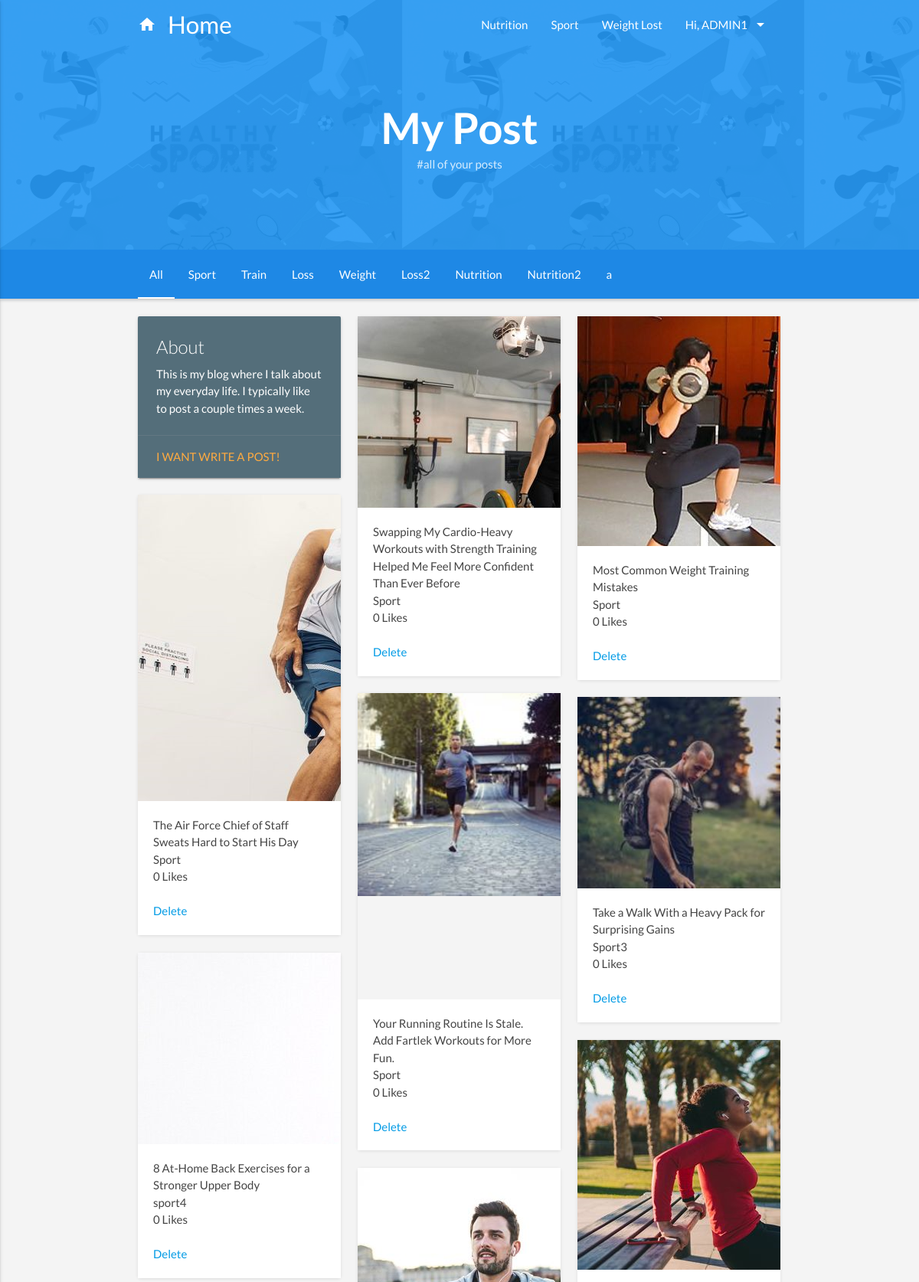
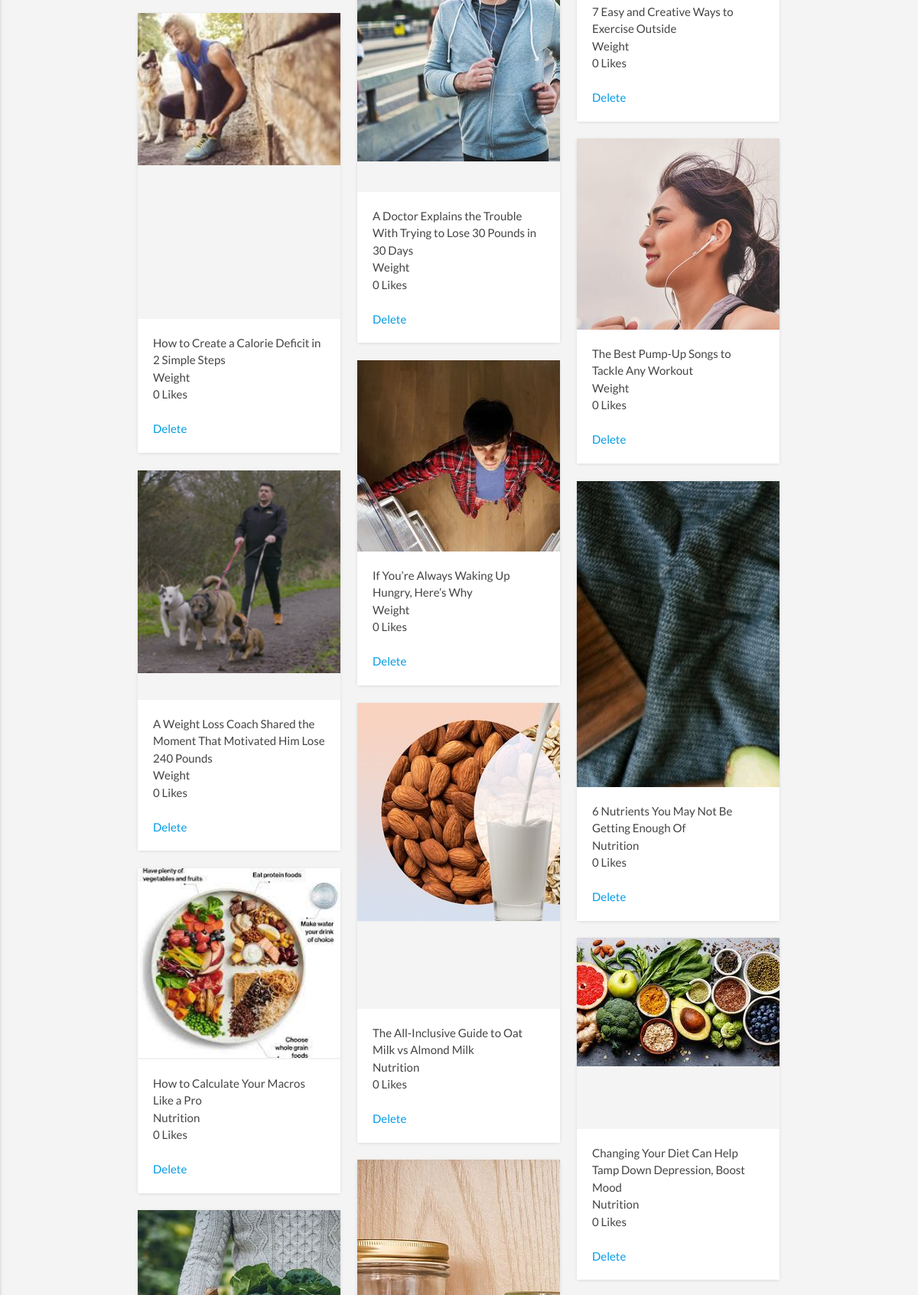
Screenshot of /myblog/MyPosts/ (signed in, upper part) with the database file from the repository (2 pictures, top to bottom).
### blog/models.py (models this page shows, shortened)
class Post(models.Model):
    category = models.ForeignKey(Categories, related_name='posts', on_delete=models.SET_NULL, null=True)
    author = models.ForeignKey(User, on_delete=models.SET_NULL, null=True)
    title = models.CharField(max_length=250)
    slug = models.SlugField(unique=True, max_length=100)
    description = models.TextField(max_length=10000)
    content = models.TextField(default='(empty)')
    published = models.DateField(auto_now_add=True)
    pic = models.ImageField(upload_to='pics', null=True, blank=True, default='default.png')
    enabled = models.BooleanField(default=True)
    tags = TaggableManager()
    likes = models.IntegerField(default=0)
    class Meta:
        ordering = ['-published']

### blog/views.py (the view)
# urls.py: path('MyPosts/', show_my_posts, name='blog_show_my_posts'),
@login_required(login_url='login/blog_show_my_posts')
def show_my_posts(request):
    user = request.user
    username = user.username
    posts = Post.objects.all().filter(author=user).order_by('-published', )
    common_tags = Tag.objects.all()
    form_c = CommentForm()
    try:
        post_slug = request.POST['slug']
        comment_name = request.POST['name']
        comment_email = request.POST['email']
        comment_body = request.POST['body']
    except:
        post_slug = None
    if request.method == 'POST' and post_slug is not None:
        post = models.Post.objects.get(slug=post_slug)
        comment_post = models.Comment.objects.create(post=post, name=comment_name, body=comment_body,
                                                     email=comment_email)
        comment_post.save()
    return render(request, 'blog/my_posts.html', locals())

### templates/blog/my_posts.html (shortened to what this page needs)
{% extends 'blog/base_blog.html' %}
{% load static %}
{% block Top_background %}{% static 'images/background_picture.jpg' %}{% endblock %}
{% block color1 %}blue{% endblock %}
{% block color2 %}blue{% endblock %}
{% block header_title %}
    <h1>My Post</h1>
    <div class="tagline">#all of your posts</div>
{% endblock %}
{% block categories %}
    <li class="active"><a href="#all">All</a></li>
    {% for tag in common_tags %}
        <li><a href="#{{ tag }}">{{ tag }}</a></li>
    {% endfor %}
{% endblock %}
{% block content %}
    {% for post in posts %}
        <div class="col l4 m6 s12 gallery-item gallery-expand gallery-filter {{ post.tags.all |cut:'<QuerySet [' | cut:'<Tag: ' | cut:'>' | cut:',' | cut:']' }} ">
            <div class="gallery-curve-wrapper">
                <a class="gallery-cover gray" style="height: {% cycle '250px' '300px' '400px' '400px' '250px' %};">
                {% if post.pic.url %}
                    <img src="{{ post.pic.url }}" alt="placeholder">
                {% else %}
                    <img src="http://placehold.it/1280x500" alt="placeholder">
                {% endif %}
                </a>
                <div class="gallery-header">
                    <span>{{ post.title }}</span>
                    <br>
                    <span>{{ post.description | truncatechars:100 }}</span>
                    <br>
                    <span>{{ post.likes }} Likes</span>
                    <br>
                    <br>
                    <a href="{% url 'blog_delete_my_posts' id=post.id %}">Delete</a>
                </div>
            </div>
            <div class="gallery-action">
            </div>
        </div>
    {% endfor %}
{% endblock %}

### templates/blog/base_blog.html (shortened to what this page needs)
{% load static %}
<!DOCTYPE html>
<html lang="en">
  <head>
    <link type="text/css" rel="stylesheet" href="{% static 'mat/css/gallery-materialize.min.css' %}"  media="screen,projection"/>
    <link href="{% static 'mat/css/gallery-materialize.min.css' %}" rel="stylesheet">
  </head>
  <body class="blog">
    <nav class="nav-extended {% block color1 %}{% endblock %}">
      <div class="nav-background">
        <div class="pattern active" style="background-image: url('{% block Top_background %}{% endblock %}');"></div>
      </div>
      <div class="nav-wrapper container">
        <a href="/" class="brand-logo"><i class="material-icons">home</i>Home</a>
        <ul class="right hide-on-med-and-down">
            {% with url_name=request.resolver_match.url_name %}
                <li {% if url_name == 'blog_homepage' %}class="active"{% endif %}><a href="{% url 'blog_homepage' %}">Nutrition</a></li>
                <li {% if url_name == 'blog_sport' %}class="active"{% endif %}><a href="{% url 'blog_sport' %}">Sport</a></li>
                <li {% if url_name == 'blog_weight_lost' %}class="active"{% endif %}><a href="{% url 'blog_weight_lost' %}">Weight Lost</a></li>
                <li><a class='dropdown-button' href='#' data-activates='feature-dropdown' data-belowOrigin="true" data-constrainWidth="false">
                    {% if username %}
                        Hi, {{ username | upper }}
                    {% else %}
                        Features
                    {% endif %}
                    <i class="material-icons right">arrow_drop_down</i></a></li>
            {% endwith %}
        </ul>
        <div class="nav-header center">
            {% block header_title %}
            {% endblock %}
        </div>
      </div>
      <div class="categories-wrapper {% block color2 %}{% endblock %} darken-1">
        <div class="categories-container">
          <ul class="categories container">
            {% block categories %}
            {% endblock %}
          </ul>
        </div>
      </div>
    </nav>
    <div id="portfolio" class="section gray">
      <div class="container">
        <div class="gallery row">
          <div class="col l4 m6 s12 gallery-item gallery-filter all">
            <div class="card blue-grey darken-1">
              <div class="card-content white-text">
                <span class="card-title">About</span>
                <p>This is my blog where I talk about my everyday life. I typically like to post a couple times a week.</p>
              </div>
              <div class="card-action">
                <a href="/myblog/blog">I Want Write a Post!</a>
              </div>
            </div>
          </div>
            {% block content %}
            {% endblock %}
        </div>
      </div>
    </div>
  </body>
</html>

### rows the page displays
Tag: name "Sport"
Tag: name "Train"
Tag: name "Loss"
Tag: name "Weight"
Tag: name "Loss2"
Tag: name "Nutrition"
Tag: name "Nutrition2"
Tag: name "a"
Post: pic (picture), title "Swapping My Cardio-Heavy Workouts with Strength Training Helped Me Feel More Confident Than Ever Before", description "Sport", likes "0"
Post: pic (picture), title "Most Common Weight Training Mistakes", description "Sport", likes "0"
Post: pic (picture), title "The Air Force Chief of Staff Sweats Hard to Start His Day", description "Sport", likes "0"
Post: pic (picture), title "Your Running Routine Is Stale. Add Fartlek Workouts for More Fun.", description "Sport", likes "0"
Post: pic (picture), title "Take a Walk With a Heavy Pack for Surprising Gains", description "Sport3", likes "0"
Post: pic (picture), title "8 At-Home Back Exercises for a Stronger Upper Body", description "sport4", likes "0"
Post: pic (picture), title "7 Easy and Creative Ways to Exercise Outside", description "Weight", likes "0"
Post: pic (picture), title "A Doctor Explains the Trouble With Trying to Lose 30 Pounds in 30 Days", description "Weight", likes "0"
Post: pic (picture), title "How to Create a Calorie Deficit in 2 Simple Steps", description "Weight", likes "0"
Post: pic (picture), title "The Best Pump-Up Songs to Tackle Any Workout", description "Weight", likes "0"
Post: pic (picture), title "If You’re Always Waking Up Hungry, Here’s Why", description "Weight", likes "0"
Post: pic (picture), title "A Weight Loss Coach Shared the Moment That Motivated Him Lose 240 Pounds", description "Weight", likes "0"
Post: pic (picture), title "6 Nutrients You May Not Be Getting Enough Of", description "Nutrition", likes "0"
Post: pic (picture), title "The All-Inclusive Guide to Oat Milk vs Almond Milk", description "Nutrition", likes "0"
Post: pic (picture), title "How to Calculate Your Macros Like a Pro", description "Nutrition", likes "0"
Post: pic (picture), title "Changing Your Diet Can Help Tamp Down Depression, Boost Mood", description "Nutrition", likes "0"
Post: pic (picture)
Post: pic (picture)

### other values shown
{{ username | upper }} "ADMIN1"
